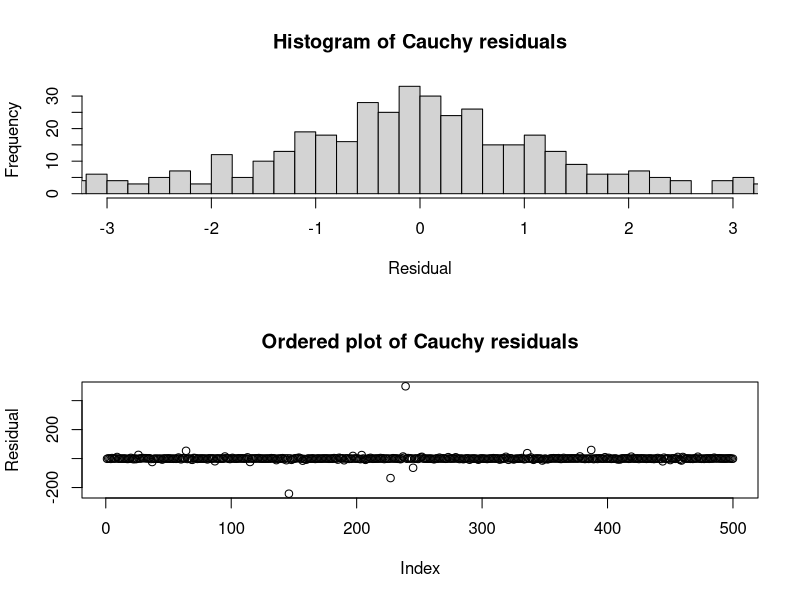
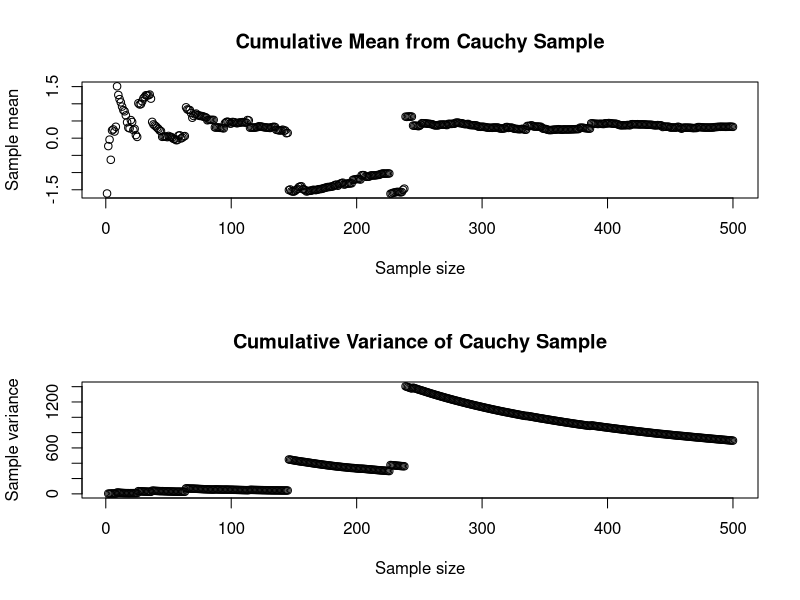

Generate these figures, in order, with R:
## ---- chunk 1
#| code-fold: true
#| fig-cap: "Histogram and ordered plot of simulated Cauchy residuals"
set.seed(2007)
par(mfrow=c(2,1))
tmp <- rcauchy(n=500)
hist(tmp,breaks=seq(-500,500,0.2),xlim=c(-3,3),
     main='Histogram of Cauchy residuals',xlab='Residual')
plot(tmp,main='Ordered plot of Cauchy residuals',ylab='Residual')
## ---- chunk 2
#| code-fold: true
#| fig-cap: "Mean and variance estimates from simulated Cauchy residuals"
par(mfrow=c(2,1))
plot(cumsum(tmp)/(1:length(tmp)),main='Cumulative Mean from Cauchy Sample',
     xlab='Sample size',ylab='Sample mean')
plot(cumsum(tmp^2)/((1:length(tmp))-1),main='Cumulative Variance of Cauchy Sample',
     xlab='Sample size',ylab='Sample variance')
